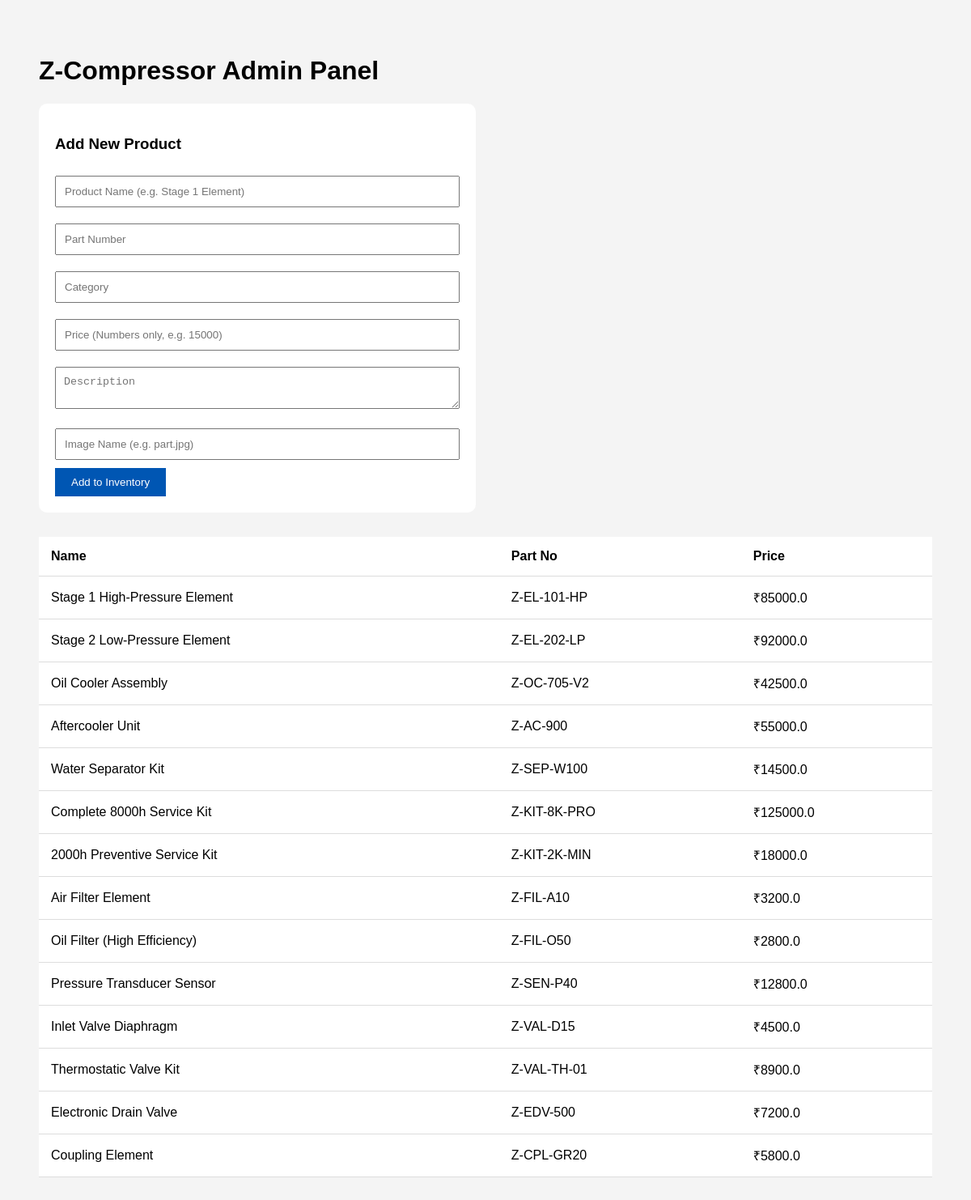
/admin (signed in), run on the app's committed database.
### tables this page shows
CREATE TABLE "inventory" (
"name" TEXT,
  "part_no" TEXT,
  "category" TEXT,
  "price" REAL,
  "description" TEXT,
  "image" TEXT
);

### z_app.py (the view)
@app.route('/admin')
def admin():
    if not session.get('logged_in'):
        return redirect(url_for('login'))
    conn = get_db()
    items = conn.execute("SELECT * FROM inventory").fetchall()
    conn.close()
    return render_template('z_admin.html', items=items)

### z_app.py (called while the page is built)
def get_db():
    conn = sqlite3.connect(DB_NAME)
    conn.row_factory = sqlite3.Row
    return conn

### templates/z_admin.html (shortened to what this page needs)
<!DOCTYPE html>
<html>
<head>
</head>
<body>
    <h1>Z-Compressor Admin Panel</h1>
    <div class="form-box">
        <h3>Add New Product</h3>
        <form action="/admin/add" method="POST">
            <input type="text" name="name" placeholder="Product Name (e.g. Stage 1 Element)" required>
            <input type="text" name="part_no" placeholder="Part Number" required>
            <input type="text" name="category" placeholder="Category">
            <input type="number" name="price" placeholder="Price (Numbers only, e.g. 15000)" required>
            <textarea name="description" placeholder="Description"></textarea>
            <input type="text" name="image" placeholder="Image Name (e.g. part.jpg)">
            <button type="submit">Add to Inventory</button>
        </form>
    </div>
    <table>
        <tr><th>Name</th><th>Part No</th><th>Price</th></tr>
        {% for item in items %}
        <tr>
            <td>{{ item.name }}</td>
            <td>{{ item.part_no }}</td>
            <td>₹{{ item.price }}</td>
        </tr>
        {% endfor %}
    </table>
</body>
</html>

### templates/z_admin.html (style rules this page uses)
body { font-family: sans-serif; padding: 40px; background: #f4f4f4; }
.form-box { background: white; padding: 20px; border-radius: 10px; max-width: 500px; margin-bottom: 30px; }
input, textarea { width: 100%; margin: 10px 0; padding: 10px; box-sizing: border-box; }
button { background: #0056b3; color: white; border: none; padding: 10px 20px; cursor: pointer; }
table { width: 100%; background: white; border-collapse: collapse; }
th, td { padding: 15px; border-bottom: 1px solid #ddd; text-align: left; }

### data on the page
inventory: name "Stage 1 High-Pressure Element", part_no "Z-EL-101-HP", price "85000.0"
inventory: name "Stage 2 Low-Pressure Element", part_no "Z-EL-202-LP", price "92000.0"
inventory: name "Oil Cooler Assembly", part_no "Z-OC-705-V2", price "42500.0"
inventory: name "Aftercooler Unit", part_no "Z-AC-900", price "55000.0"
inventory: name "Water Separator Kit", part_no "Z-SEP-W100", price "14500.0"
inventory: name "Complete 8000h Service Kit", part_no "Z-KIT-8K-PRO", price "125000.0"
inventory: name "2000h Preventive Service Kit", part_no "Z-KIT-2K-MIN", price "18000.0"
inventory: name "Air Filter Element", part_no "Z-FIL-A10", price "3200.0"
inventory: name "Oil Filter (High Efficiency)", part_no "Z-FIL-O50", price "2800.0"
inventory: name "Pressure Transducer Sensor", part_no "Z-SEN-P40", price "12800.0"
inventory: name "Inlet Valve Diaphragm", part_no "Z-VAL-D15", price "4500.0"
inventory: name "Thermostatic Valve Kit", part_no "Z-VAL-TH-01", price "8900.0"
inventory: name "Electronic Drain Valve", part_no "Z-EDV-500", price "7200.0"
inventory: name "Coupling Element", part_no "Z-CPL-GR20", price "5800.0"
